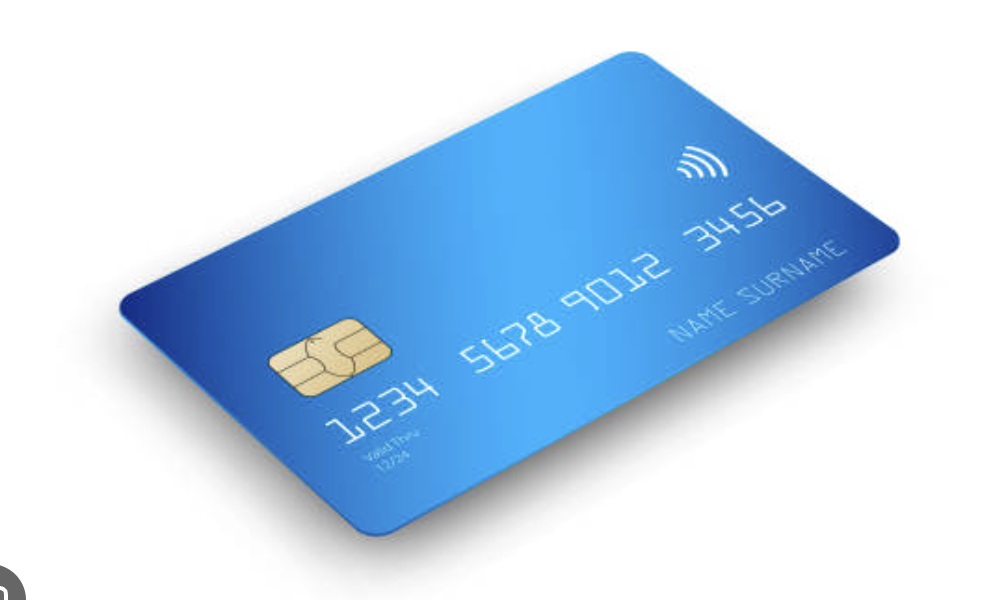
#> input picture card1.png, 998 x 600 px
$ python corner_detector.py
#> lines starting #> are read from the running program, lines starting #| are printed output that depends on the picture; after the words box and inside, x2 and y2 are one past the last pixel; in counts of white or black regions, pixels touching at a corner belong together
import cv2
import numpy as np
import matplotlib.pyplot as plt

# 이미지 로드
image_path = "./card1.png"
image = cv2.imread(image_path)
#> image is the input picture: shape (600, 998, 3); mean B, G, R 238.3, 215.4, 192.2
if image is None:
    print(f"Error: Could not load image from {image_path}")
    exit(1)

# 원본 이미지 복사본 생성 (시각화용)
output_image = image.copy()

# OBB 좌표 (x1, y1, x2, y2, x3, y3, x4, y4)
obb_res = [120, 307, 371, 538, 909, 237, 634, 47]

# 좌표를 4개의 점으로 변환
points = np.array(obb_res).reshape(-1, 2).astype(np.int32)

# 꼭지점 그리기
for i, point in enumerate(points):
    x, y = point
    # 꼭지점 위치에 원 그리기
    cv2.circle(output_image, (x, y), 5, (0, 0, 255), -1)
    # 꼭지점 번호 표시
    cv2.putText(
        output_image,
        str(i + 1),
        (x - 10, y - 10),
        cv2.FONT_HERSHEY_SIMPLEX,
        0.5,
        (0, 0, 255),
        2,
    )

    # 좌표 출력
    print(f"Point {i+1}: ({x}, {y})")
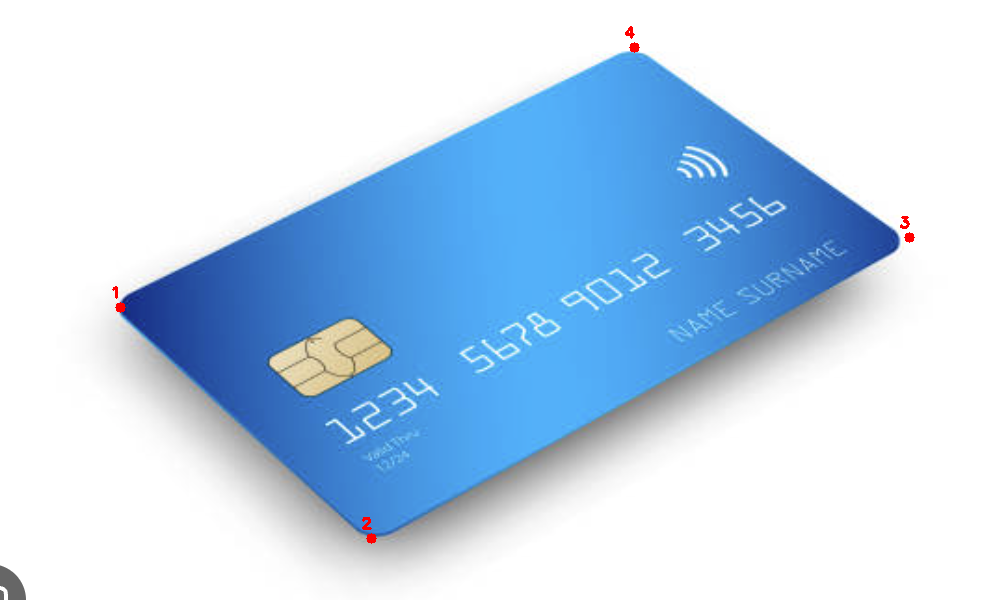
#> output_image: shape (600, 998, 3); 0.1% of pixels changed, all inside (x1, y1, x2, y2) = (112, 26, 915, 544)

# 꼭지점을 선으로 연결
cv2.polylines(output_image, [points], True, (0, 255, 0), 2)
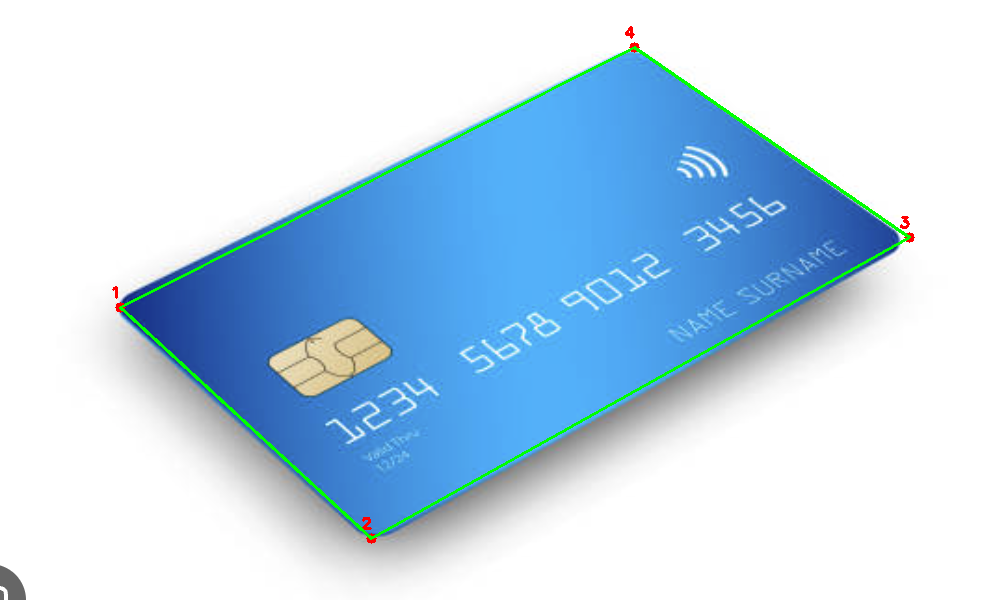
#> output_image: shape (600, 998, 3); 0.9% of pixels changed, all inside (x1, y1, x2, y2) = (119, 46, 911, 540)

# 결과 이미지 표시
plt.figure(figsize=(10, 8))
plt.imshow(cv2.cvtColor(output_image, cv2.COLOR_BGR2RGB))
plt.title("OBB Points Visualization")
plt.axis("off")
plt.show()

# 결과 이미지 저장
cv2.imwrite("obb_points_result.jpg", output_image)
print("\nResult image saved as 'obb_points_result.jpg'")
